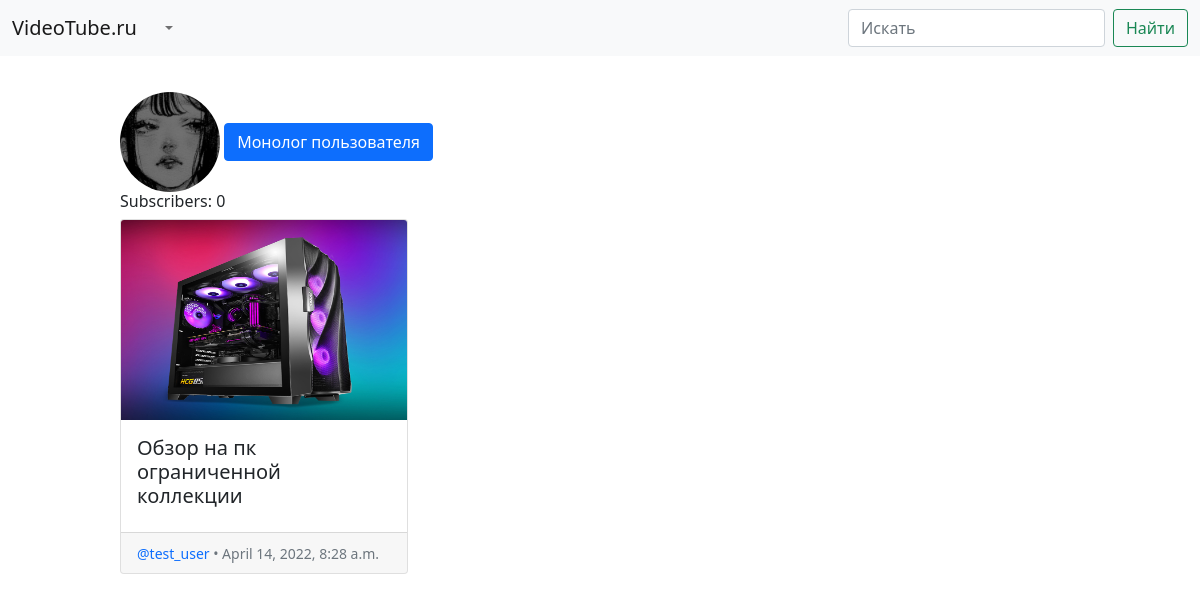
Page /channel/computer-go/ on the committed database.
### youtubeapp/models.py (models this page shows, shortened)
class Channel(models.Model):
    name = models.CharField(max_length=200, verbose_name='Название канала')
    user = models.ForeignKey(User, on_delete=models.CASCADE, verbose_name='Пользователь', related_name='user_channel')
    avatar = models.ImageField(upload_to='avatars/', null=True, blank=True)
    phone_photo = models.ImageField(upload_to='phone_photos/', null=True, blank=True)
    slug = models.SlugField(max_length=200, verbose_name='URL для канала')
    description = models.TextField("Описание канала")
    categories = models.ManyToManyField(Category, blank=True, verbose_name='Категории канала')
    class Meta:
        verbose_name = 'Канал'
        verbose_name_plural = 'Каналы'

class Video(models.Model):
    channel = models.ForeignKey(Channel, on_delete=models.CASCADE, verbose_name='Канал', blank=True, null=True)
    video_file = models.FileField(upload_to='videos/', null=True, blank=True, verbose_name='Видео-файл')
    created = models.DateTimeField(auto_now_add=True, null=True, blank=True)
    title = models.CharField(max_length=200, verbose_name='Название ролика')
    description = models.TextField("Описание")
    visibility = models.BooleanField(choices=((False, 'Приватный'), (True, 'Публичный')))
    thumbnail = models.ImageField(upload_to='thumbnails/', null=False)
    likes = models.PositiveIntegerField(default=0)
    views = models.PositiveIntegerField(default=0)
    def get_absolute_url(self):
        return reverse('watch', args=[self.pk])
    class Meta:
        verbose_name = 'Видео-ролик'
        verbose_name_plural = 'Видео-ролики'
        ordering = ['-created']

### youtubeapp/views.py (the view)
# urls.py: path('channel/<str:slug>/', get_channel, name='get_channel'),
def get_channel(request, slug):
    channel = get_object_or_404(Channel, slug=slug)
    if request.user.is_authenticated:
        if Subscribe.objects.filter(subscriber=request.user, subscribe_user=channel.user).exists():
            is_sub = True
        else:
            is_sub = False
    else:
        is_sub = None
    videos = Video.objects.filter(channel=channel)
    subscribers_count = channel.user.subscribe_user.count()
    context = {
        'channel': channel,
        'videos': videos,
        'is_sub': is_sub,
        'subscribers_count': subscribers_count
    }
    return render(request, 'channel.html', context)

### templates/channel.html (shortened to what this page needs)
{% extends 'base.html' %}
{% block content %}
    <div style="margin-left: 10%; margin-top:3%">
        {% if channel.avatar %}<img src="{{channel.avatar.url}}" class="baground" height="100" width="100" style="border-radius: 10000px">{% endif %}
        <a href="{% url 'monologue' channel.slug %}" class="btn btn-primary">{% if user.username == channel.user.username %}Ваш монолог{% else %}Монолог пользователя{% endif %}</a>
        <h6>Subscribers: {{subscribers_count}}</h6>
        {% for video in videos %}
  <div class="card" style="width: 18rem; display:inline-block; margin-bottom: 10px">
    <a href="{{video.get_absolute_url}}"><img src="{{video.thumbnail.url}}" class="card-img-top" width="200" height="200"></a>
  <div class="card-body">
    <h5 class="card-title">{{video.title}}</h5>
  </div>
    <div class="card-footer">
      <small class="text-muted"><a style="text-decoration: none;" href="#">@{{video.channel.user.username}}</a> • {{video.created}}</small>
    </div>
</div>
  {% endfor %}
    </div>
{% endblock content %}

### rows in the picture
Channel: avatar (picture)
Video: thumbnail (picture), title "Обзор на пк ограниченной коллекции", channel.user.username "test_user", created "April 14, 2022, 8:28 a.m."

### other values in the picture
{{ subscribers_count }} "0"
